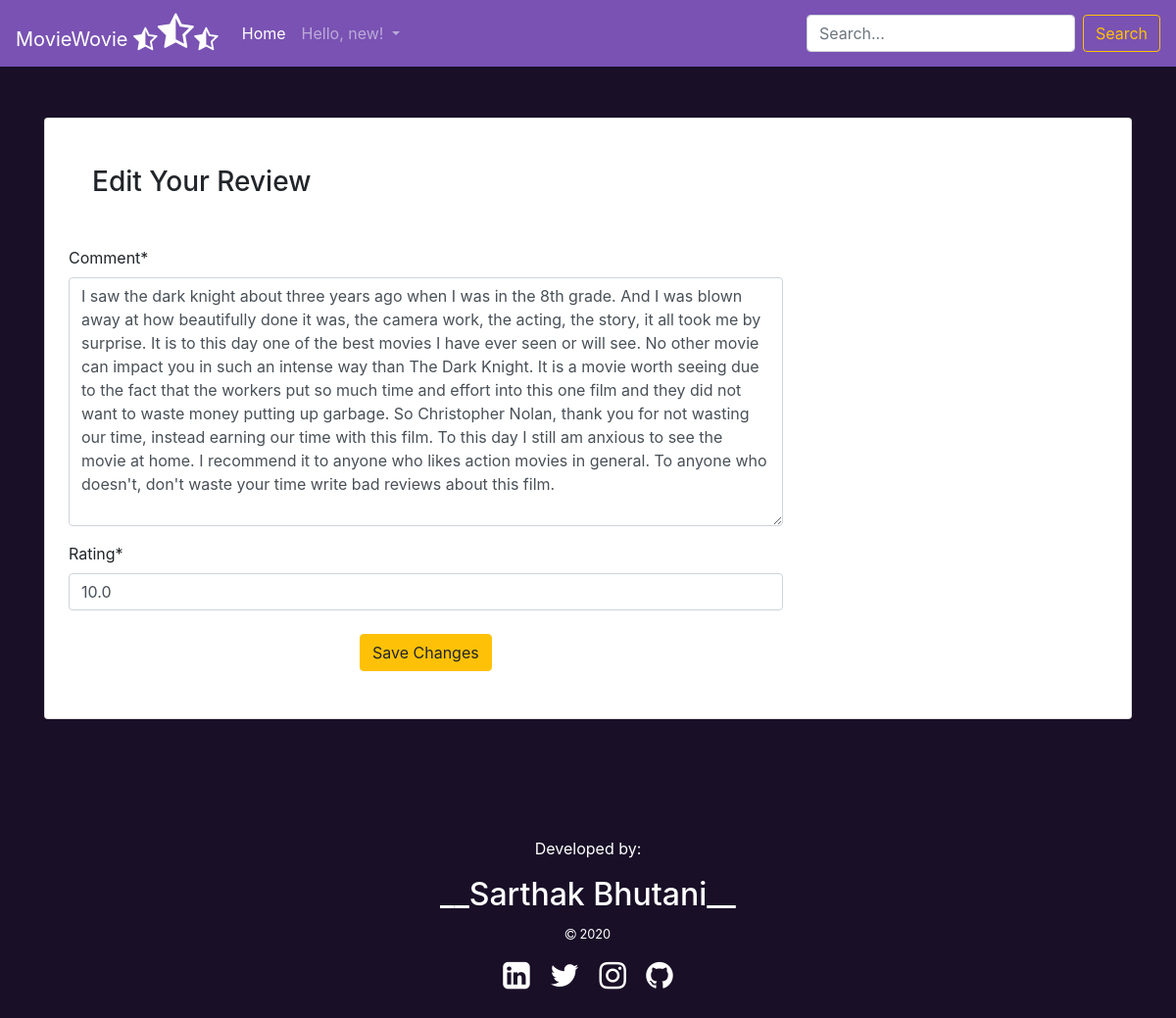
Page /editreview/1/24/ (signed in) on the committed database.
### main/models.py (models this page shows, shortened)
class Review(models.Model):
    movie = models.ForeignKey(Movie, on_delete=models.CASCADE)
    user = models.ForeignKey(User, on_delete=models.CASCADE)
    comment = models.TextField(max_length=1000)
    rating = models.FloatField(default=0)

### main/views.py (the view)
# urls.py: path('editreview/<int:movie_id>/<int:review_id>/', views.edit_review, name='edit_review'),
def edit_review(request, movie_id, review_id):
    if request.user.is_authenticated:
        movie = Movie.objects.get(id=movie_id)
        review = Review.objects.get(movie=movie, id=review_id)
        if request.user == review.user:
            if request.method == 'POST':
                form = ReviewForm(request.POST, instance=review)
                if form.is_valid():
                    data = form.save(commit=False)
                    if (data.rating > 10) or (data.rating < 0):
                        error = "Rating Out Of Range. Please give rating from 0 to 10."
                        return render(request, 'main/editreview.html', {'error':error, 'form':form})
                    else:
                        data.save()
                        return redirect("main:detail", movie_id)
            else:
                form = ReviewForm(instance=review)
            return render(request, "main/editreview.html", {'form':form})
        else:
            return redirect("main:detail", movie_id)
    else:
        return redirect("accounts:login")

### main/forms.py
class ReviewForm(forms.ModelForm):
    class Meta:
        model = Review
        fields = ('comment', 'rating')

### main/templates/main/editreview.html (shortened to what this page needs)
{% extends 'main/base.html' %}
{% load crispy_forms_tags %}
{% block content %}
<div class="container">
    <br><br><br><br><br>
    <div class="card">
        <div class="card-content">
            <h3 class="mx-5 mb-5 mt-5">Edit Your Review</h3>
            <form action="" method="POST">
                <div class="row">
                <div class="col-md-8 offset-2 mx-4">
                    {{ form|crispy }}
                <div class="text-center">
                    <button class="btn btn-warning mt-2 mb-5">Save Changes</button>
                </div>
            </div>
            </form>
        </div>
    </div>
</div>
{% endblock content %}

### main/templates/main/base.html (shortened to what this page needs)
{% load static %}
<!doctype html>
<html lang="en">
  <head>
    <link rel="stylesheet" href="https://cdnjs.cloudflare.com/ajax/libs/font-awesome/4.7.0/css/font-awesome.min.css">
    <link rel="stylesheet" href="https://stackpath.bootstrapcdn.com/bootstrap/4.5.2/css/bootstrap.min.css">
    <link rel="stylesheet" href="{% static 'css/main.css' %}" >
  </head>
  <body>
    <nav class="navbar navbar-expand-lg navbar-dark bd-navbar fixed-top">
        <a class="navbar-brand" href="{% url 'main:home' %}">MovieWovie&nbsp;<i class="fa fa-star-half-o fa-lg" aria-hidden="true"></i><i class="fa fa-star-half-o fa-2x" aria-hidden="true"></i><i class="fa fa-star-half-o fa-lg" aria-hidden="true"></i></a>
        <div class="collapse navbar-collapse " id="navbarSupportedContent">
          <ul class="navbar-nav mr-auto  ">
            <li class="nav-item active">
              <a class="nav-link" href="{% url 'main:home' %}">Home <span class="sr-only">(current)</span></a>
            </li>
            {% if user.is_authenticated %}
              <li class="nav-item dropdown">
                <a class="nav-link dropdown-toggle" href="#" id="navbarDropdown" role="button" data-toggle="dropdown" aria-haspopup="true" aria-expanded="false">
                  Hello, {{ user.username }}!
                </a>
              </li>
            {% endif %}
          </ul>
          <form class="form-inline my-2 my-lg-0" method="GET" action="{% url 'main:home' %}">
            <input class="form-control mr-sm-2" type="search" placeholder="Search..." aria-label="Search" name="title">
            <button class="btn btn-outline-warning my-2 my-sm-0" type="submit">Search</button>
          </form>
        </div>
      </nav>
    {% block content %}
    {% endblock content %}
    <br><br><br><br><br>
    <div class="text-white text-center">
      <p>
        Developed by:<h2>__Sarthak Bhutani__ </h2><small><i class="fa fa-copyright" aria-hidden="true"></i>&nbsp;2020</small></p>
        <p>
          <a href="https://www.linkedin.com/in/sarthak-bhutani-802a7114b/" class="text-white"><i class="fa fa-linkedin-square fa-2x mx-2" aria-hidden="true"></i></a>
          <a href="https://twitter.com/sarthakbhutani6" class="text-white"><i class="fa fa-twitter fa-2x mx-2" aria-hidden="true"></i></a>
          <a href="https://www.instagram.com/mausambhutani_official/" class="text-white"><i class="fa fa-instagram fa-2x mx-2 mb-5" aria-hidden="true"></i></a>
          <a href="https://github.com/mausambhutaniofficial" class="text-white"><i class="fa fa-github fa-2x mx-2 mb-5" aria-hidden="true"></i></a>
        </p></div>
  </body>
</html>

### main/static/css/main.css (style rules this page uses)
body { background-color: #190f27; }
.bd-navbar { background-color: #7952b3; }

### rows in the picture
Review: comment "I saw the dark knight about three years ago when I was in the 8th grade. And I was blown away at how beautifully done it was, the camera work, the acting, the story, it all took me by surprise. It is to this day one of the best movies I have ever seen or will see. No other movie can impact you in such an intense way than The Dark Knight. It is a movie worth seeing due to the fact that the workers put so much time and effort into this one film and they did not want to waste money putting up garbage. So Christopher Nolan, thank you for not wasting our time, instead earning our time with this film. To this day I still am anxious to see the movie at home. I recommend it to anyone who likes…", rating "10.0"

### other values in the picture
{{ user.username }} "new"
